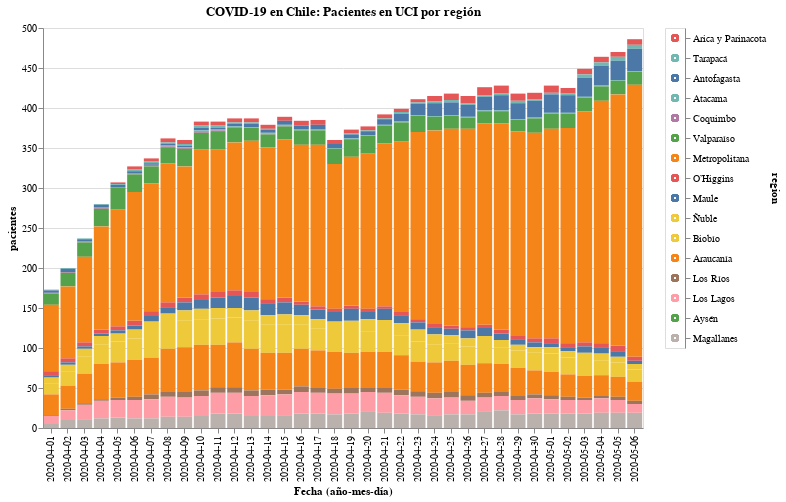

Notebook cell for this chart:
### Code cell
#hide_input
input_dropdown = alt.binding_select(options=data['region'].unique())
selection1 = alt.selection_single(fields=['region'], bind=input_dropdown, name=' ')
selection2 = alt.selection_multi(fields=['region'], on='mouseover')

color = alt.condition(selection1 | selection2,
                    alt.Color('region:N', legend=None),
                    alt.value('lightgray'))

bars = alt.Chart(data).mark_bar().encode(
    x=alt.X('date:O', axis=alt.Axis(title='Fecha (año-mes-día)')),
    y=alt.Y('pacientes'),
    color=color,
    tooltip=['date', 'region', 'pacientes'],
    order=alt.Order(
    # Sort the segments of the bars by this field
    'codigo region',
    sort='descending'
    )
    ).properties(
    title=f'COVID-19 en Chile: Pacientes en UCI por región'
).add_selection(
    selection1, selection2
).transform_filter(
    selection1
)

legend = alt.Chart(new_data).mark_point().encode(
    y=alt.Y('region:N', axis=alt.Axis(orient='right'), sort=regiones),
    color=color
).add_selection(
    selection1, selection2
)

bars.properties(width=600, height=400) | legend

### Figure 1 — Vega-Lite specification as saved in the notebook (floating-point values rounded to 4 significant figures; data arrays with more than 128 entries replaced by an {"elided": "..."} marker saying what was removed)
{"config": {"view": {"continuousWidth": 400, "continuousHeight": 300}}, "hconcat": [{"data": {"name": "data-00ed90e571d70874303683387dc6fb41"}, "mark": "bar", "encoding": {"color": {"condition": {"type": "nominal", "field": "region", "legend": null, "selection": {"or": [" ", "selector003"]}}, "value": "lightgray"}, "order": {"type": "quantitative", "field": "codigo region", "sort": "descending"}, "tooltip": [{"type": "nominal", "field": "date"}, {"type": "nominal", "field": "region"}, {"type": "quantitative", "field": "pacientes"}], "x": {"type": "ordinal", "axis": {"title": "Fecha (año-mes-día)"}, "field": "date"}, "y": {"type": "quantitative", "field": "pacientes"}}, "height": 400, "selection": {" ": {"type": "single", "fields": ["region"], "bind": {"input": "select", "options": ["Arica y Parinacota", "Tarapacá", "Antofagasta", "Atacama", "Coquimbo", "Valparaíso", "Metropolitana", "O’Higgins", "Maule", "Ñuble", "Biobío", "Araucanía", "Los Ríos", "Los Lagos", "Aysén", "Magallanes"]}}, "selector003": {"type": "multi", "fields": ["region"], "on": "mouseover"}}, "title": "COVID-19 en Chile: Pacientes en UCI por región", "transform": [{"filter": {"selection": " "}}], "width": 600}, {"data": {"name": "data-54b254fae88cca76f0a9bc2e22ad9f4f"}, "mark": "point", "encoding": {"color": {"condition": {"type": "nominal", "field": "region", "legend": null, "selection": {"or": [" ", "selector003"]}}, "value": "lightgray"}, "y": {"type": "nominal", "axis": {"orient": "right"}, "field": "region", "sort": ["Arica y Parinacota", "Tarapacá", "Antofagasta", "Atacama", "Coquimbo", "Valparaíso", "Metropolitana", "O’Higgins", "Maule", "Ñuble", "Biobío", "Araucanía", "Los Ríos", "Los Lagos", "Aysén", "Magallanes"]}}, "selection": {" ": {"type": "single", "fields": ["region"], "bind": {"input": "select", "options": ["Arica y Parinacota", "Tarapacá", "Antofagasta", "Atacama", "Coquimbo", "Valparaíso", "Metropolitana", "O’Higgins", "Maule", "Ñuble", "Biobío", "Araucanía", "Los Ríos", "Los Lagos", "Aysén", "Magallanes"]}}, "selector003": {"type": "multi", "fields": ["region"], "on": "mouseover"}}}], "$schema": "https://vega.github.io/schema/vega-lite/v4.8.1.json", "datasets": {"data-00ed90e571d70874303683387dc6fb41": {"elided": "576 records"}, "data-54b254fae88cca76f0a9bc2e22ad9f4f": {"elided": "704 records"}}}
